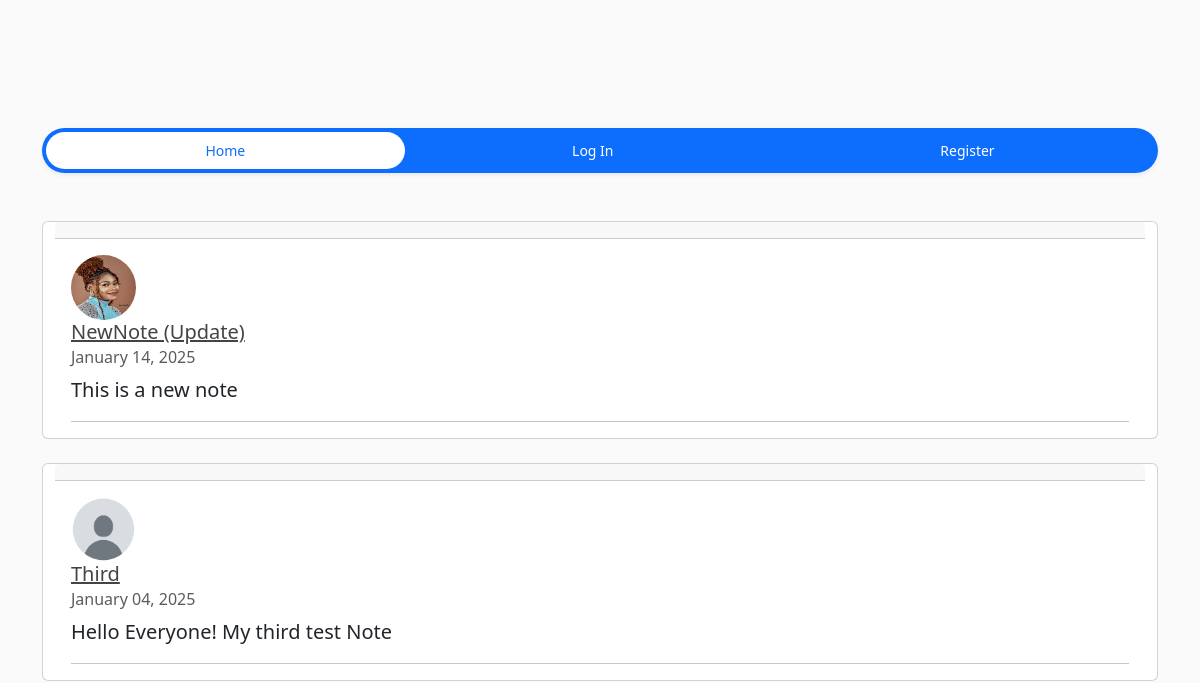
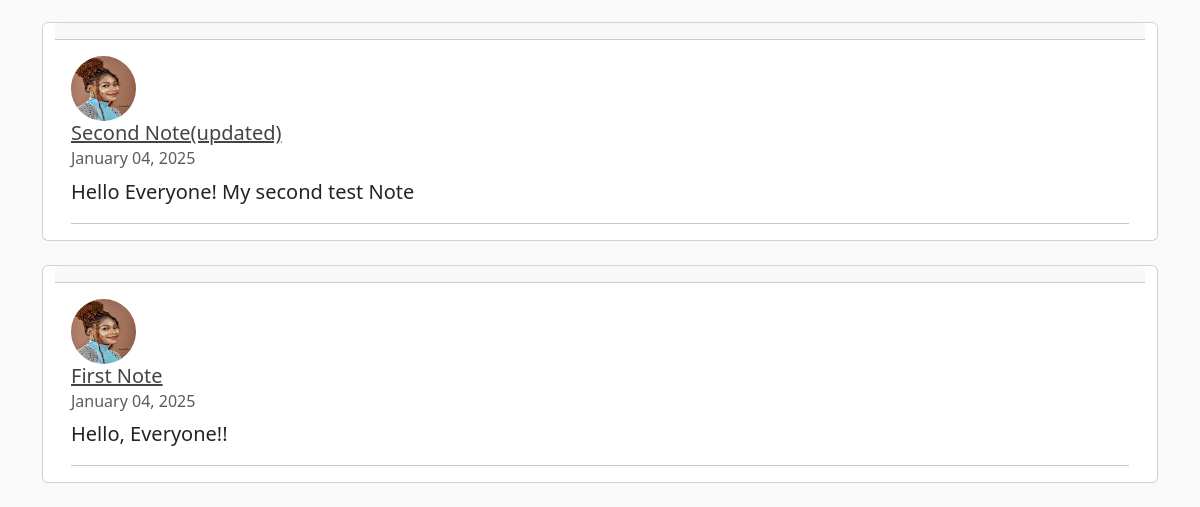
The app's page /, older data (2 pictures, top to bottom).
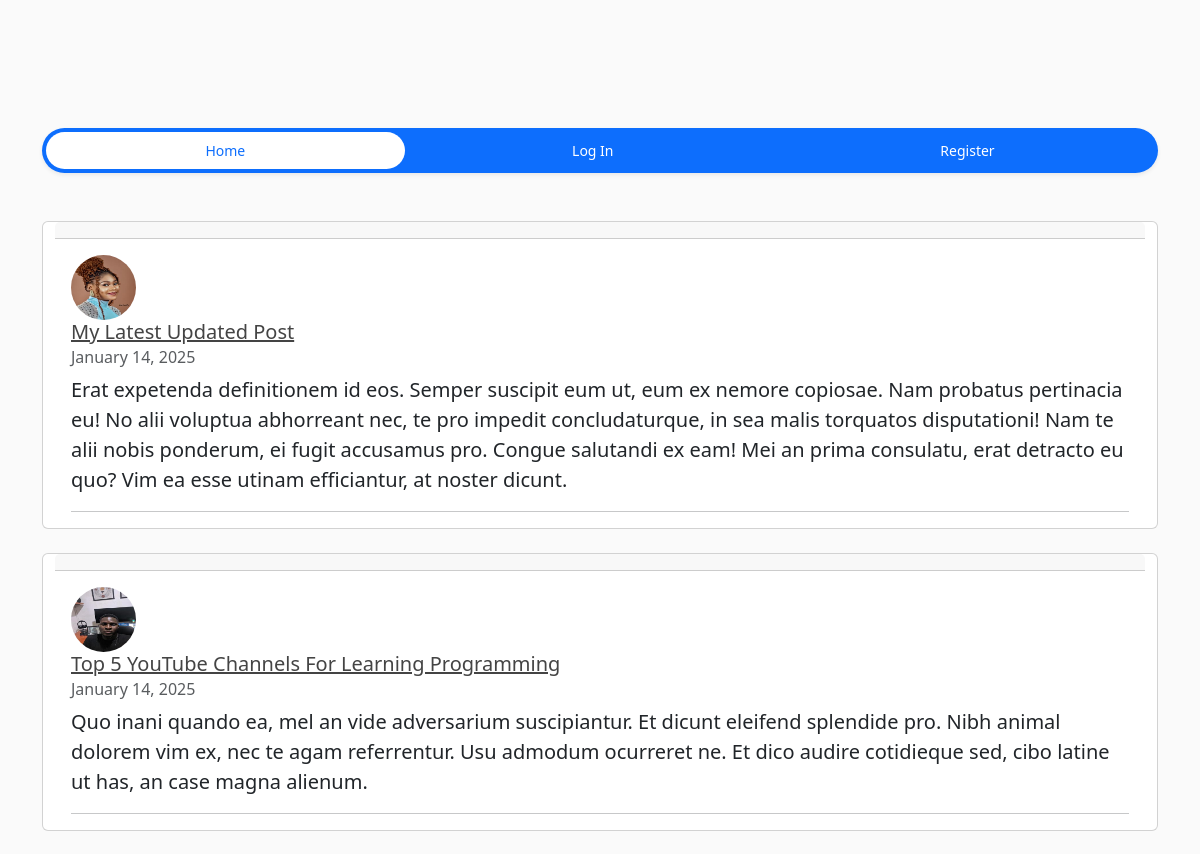
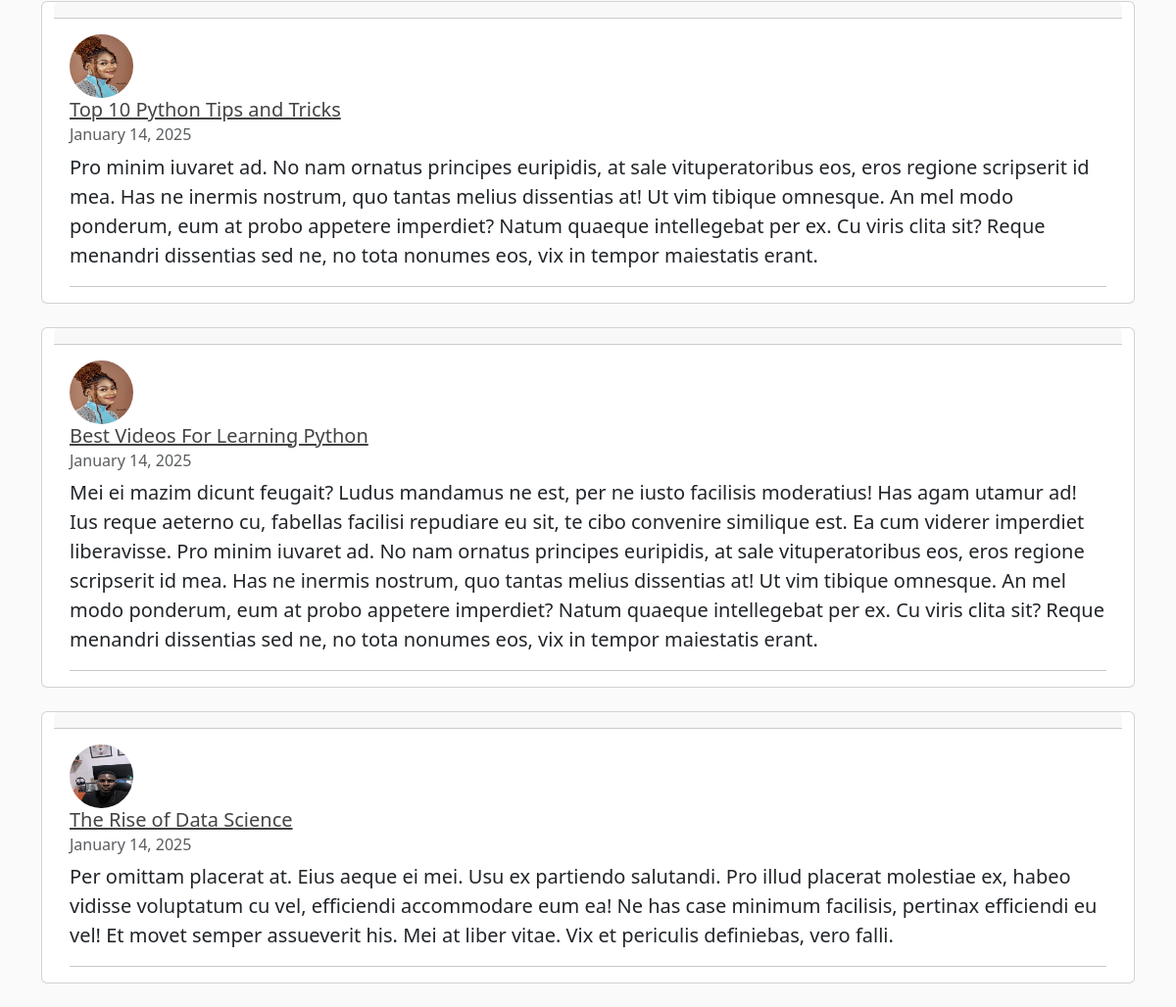
The same page, newer data (2 pictures, top to bottom).
### notes/models.py (models this page shows, shortened)
class Notes(models.Model):
    author = models.ForeignKey(User, on_delete=models.CASCADE)
    title = models.CharField(max_length=100)
    content = models.TextField()
    date_posted = models.DateTimeField(default=timezone.now)

### users/models.py (models this page shows, shortened)
class Profile(models.Model):
    user = models.OneToOneField(User, on_delete=models.Case)
    image = models.ImageField(default='default.jpg', upload_to='profile_pics')

### notes/views.py (the view)
# urls.py: path('', NoteListView.as_view(), name='home'),
class NoteListView(ListView):
    model = Notes
    template_name = 'notes/home.html'
    context_object_name = 'notes'
    ordering = ['-date_posted']
    paginate_by = '5'

### notes/templates/notes/home.html (shortened to what this page needs)
{% extends 'notes/base.html' %}
{% block content%}
<br><br>
{% for note in notes %}
<div class="card container">
    <div class="card-header">
    </div>
    <div class="card-body">
      <blockquote class="blockquote mb-0">
        <img class= "rounded-circle article-img" src="{{note.author.profile.image.url}}" alt="">
        <h5><a class="article-title" href="{%url 'note-detail' note.id %}"> {{note.title}}</a></h5>
        <h6 class="card-subtitle mb-2 text-body-secondary">{{ note.date_posted|date:"F d, Y" }}</h6>
        <p class="card-text">{{note.content}}</p>
         <hr>
      </blockquote>
    </div>
  </div>
  <br>
  {% endfor %}
{% endblock content%}

Row changes from the older to the newer data that the page shows:
no longer on this page (row unchanged): Notes: author.profile.image (picture), title "NewNote (Update)", date_posted "January 14, 2025", content "This is a new note"
no longer on this page (row unchanged): Notes: author.profile.image (placeholder picture), title "Third", date_posted "January 04, 2025", content "Hello Everyone! My third test Note"
no longer on this page (row unchanged): Notes: author.profile.image (picture), title "Second Note(updated)", date_posted "January 04, 2025", content "Hello Everyone! My second test Note"
no longer on this page (row unchanged): Notes: author.profile.image (picture), title "First Note", date_posted "January 04, 2025", content "Hello, Everyone!!"
added Notes: author.profile.image (picture), title "My Latest Updated Post", date_posted "January 14, 2025", content "Erat expetenda definitionem id eos. Semper suscipit eum ut, eum ex nemore copiosae. Nam probatus pertinacia eu! No alii voluptua abhorreant nec, te pro impedit concludaturque, in sea malis torquatos disputationi! Nam te alii nobis ponderum, ei fugit accusamus pro. Congue salutandi ex eam! Mei an prima consulatu, erat detracto eu quo? Vim ea esse utinam efficiantur, at noster dicunt."
added Notes: author.profile.image (picture), title "Top 5 YouTube Channels For Learning Programming", date_posted "January 14, 2025", content "Quo inani quando ea, mel an vide adversarium suscipiantur. Et dicunt eleifend splendide pro. Nibh animal dolorem vim ex, nec te agam referrentur. Usu admodum ocurreret ne. Et dico audire cotidieque sed, cibo latine ut has, an case magna alienum."
added Notes: author.profile.image (picture), title "Top 10 Python Tips and Tricks", date_posted "January 14, 2025", content "Pro minim iuvaret ad. No nam ornatus principes euripidis, at sale vituperatoribus eos, eros regione scripserit id mea. Has ne inermis nostrum, quo tantas melius dissentias at! Ut vim tibique omnesque. An mel modo ponderum, eum at probo appetere imperdiet? Natum quaeque intellegebat per ex. Cu viris clita sit? Reque menandri dissentias sed ne, no tota nonumes eos, vix in tempor maiestatis erant."
added Notes: author.profile.image (picture), title "Best Videos For Learning Python", date_posted "January 14, 2025", content "Mei ei mazim dicunt feugait? Ludus mandamus ne est, per ne iusto facilisis moderatius! Has agam utamur ad! Ius reque aeterno cu, fabellas facilisi repudiare eu sit, te cibo convenire similique est. Ea cum viderer imperdiet liberavisse. Pro minim iuvaret ad. No nam ornatus principes euripidis, at sale vituperatoribus eos, eros regione scripserit id mea. Has ne inermis nostrum, quo tantas melius dissentias at! Ut vim tibique omnesque. An mel modo ponderum, eum at probo appetere imperdiet? Natum quaeque intellegebat per ex. Cu viris clita sit? Reque menandri dissentias sed ne, no tota nonumes eos, vix in tempor maiestatis erant."
added Notes: author.profile.image (picture), title "The Rise of Data Science", date_posted "January 14, 2025", content "Per omittam placerat at. Eius aeque ei mei. Usu ex partiendo salutandi. Pro illud placerat molestiae ex, habeo vidisse voluptatum cu vel, efficiendi accommodare eum ea! Ne has case minimum facilisis, pertinax efficiendi eu vel! Et movet semper assueverit his. Mei at liber vitae. Vix et periculis definiebas, vero falli."
